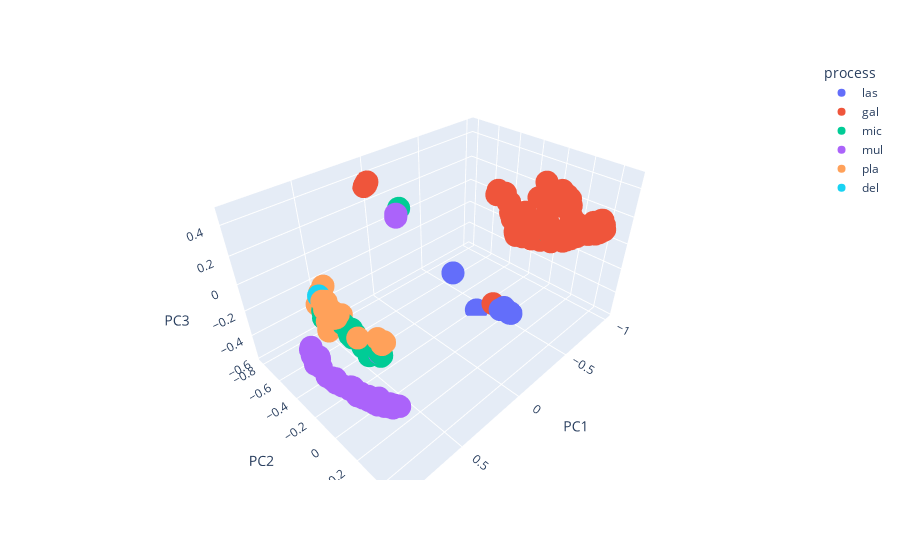

Source (notebook cell):
### Code cell
df = df_var_init
hue_label = "process"
df[hue_label] = df[hue_label].astype("category")
fig = px.scatter_3d(df, x='PC1', y='PC2', z='PC3', color=hue_label)
fig.show()
